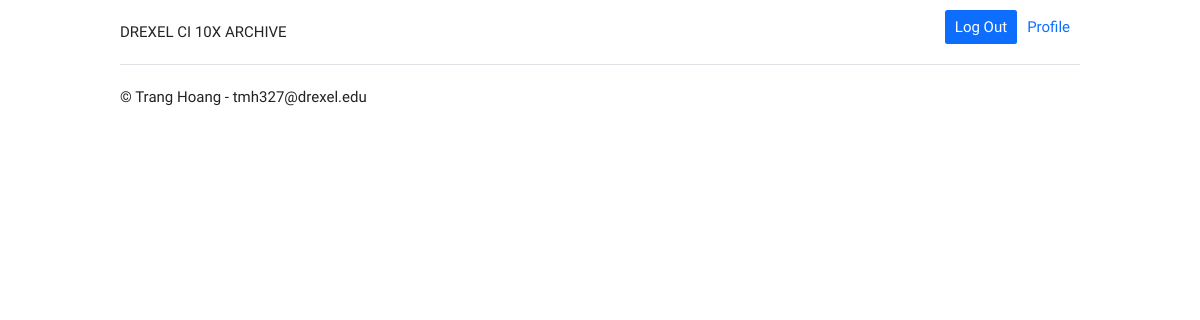
The app's page /projects (signed in), older data.
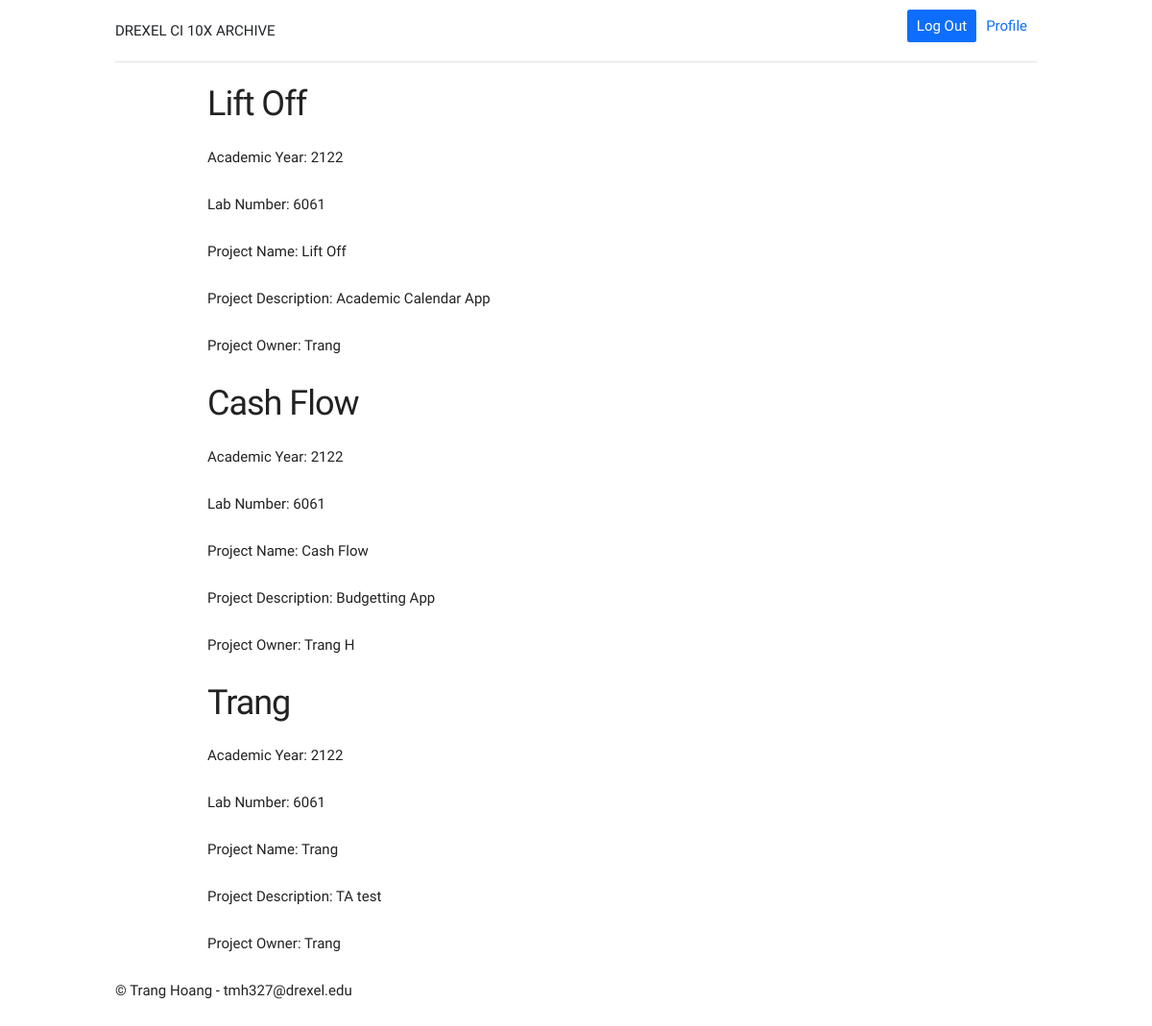
The same page, newer data.
### tables this page shows
CREATE TABLE projects (
    project_id integer NOT NULL CONSTRAINT projects_pk PRIMARY KEY,
    academic_year integer,
    lab_number integer,
    project_name text,
    project_description text,
    user_id integer NOT NULL,
    CONSTRAINT project_students FOREIGN KEY (user_id)
    REFERENCES users (user_id),
    CONSTRAINT Project_Name UNIQUE (academic_year, lab_number, project_name)
);

CREATE TABLE users (
    user_id integer NOT NULL CONSTRAINT user_id PRIMARY KEY,
    email text,
    password text,
    name text,
    role_id integer NOT NULL,
    CONSTRAINT user_email UNIQUE (email),
    CONSTRAINT users_roles FOREIGN KEY (role_id)
    REFERENCES roles (role_id)
);

### run.py (the view)
@app.route('/projects')
@login_required
def projects():
     conn = sqlite3.connect('ci_archive.db')
     curs = conn.cursor()
     curs.execute("SELECT * FROM projects")
     sql_projects = list(curs.fetchall())
     projects = []
     for sql_project in sql_projects:
          projects.append(Project(sql_project[0], sql_project[1], sql_project[2], sql_project[3], sql_project[4], sql_project[5]))
     return render_template('projects.html', projects=projects)

### run.py (called while the page is built)
@login_manager.user_loader
def load_user(user_id):
   conn = sqlite3.connect('ci_archive.db')
   curs = conn.cursor()
   curs.execute("SELECT * from users where user_id = (?)",[user_id])
   lu = curs.fetchone()
   if lu is None:
      return None
   else:
      return User(int(lu[0]), lu[1], lu[2], lu[3])

     def find_owner(self, user_id):
          conn = sqlite3.connect('ci_archive.db')
          curs = conn.cursor()
          curs.execute("SELECT name from users where user_id = (?)",[user_id])
          lu = curs.fetchone()
          return lu[0]

### project/templates/projects.html (shortened to what this page needs)
{% extends 'student_home.html' %}
{% block content %}
    {% for project in projects %}
        <div class='message'>
            <h3> {{ project.project_name }}</h3>
            <p>Academic Year: {{ project.academic_year }}</p>
            <p>Lab Number: {{ project.lab_number }}</p>
            <p>Project Name: {{ project.project_name }}</p>
            <p>Project Description: {{ project.project_description }}</p>
            <p>Project Owner: {{ project.project_owner }}</p>
        </div>
    {% endfor %}
{% endblock %}

Row changes from the older to the newer data that the page shows:
added projects: project_name "Lift Off", academic_year "2122", lab_number "6061", project_name "Lift Off", project_description "Academic Calendar App"
now on this page (row edited): users: project_owner "Trang" "Trang"
added projects: project_name "Cash Flow", academic_year "2122", lab_number "6061", project_name "Cash Flow", project_description "Budgetting App"
added users: project_owner "Trang H"
added projects: project_name "Trang", academic_year "2122", lab_number "6061", project_name "Trang", project_description "TA test"
Text that changed along with them:
new list line: "Academic Year: Lab Number: Project Name: Project Description: Project Owner:"
